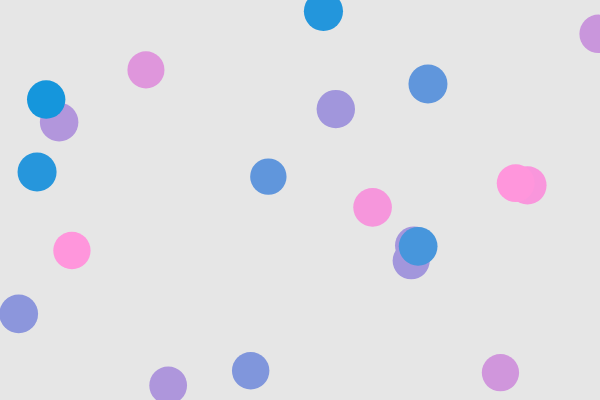
Frame 1 (no input)
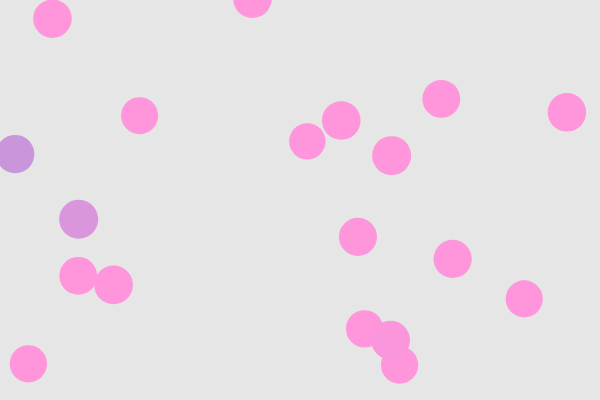
Frame 60 (no input)
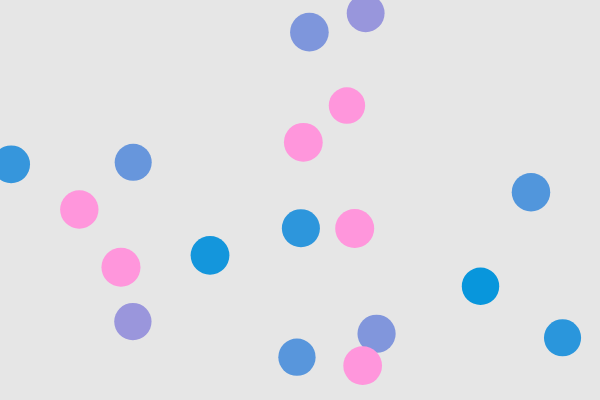
Frame 120 (the mouse pressed at the canvas centre since frame 60)

The p5.js sketch that drew these frames (run headless with seeded random() and noise() and a simulated clock; from frame 60 on, the mouse is pressed at the canvas centre):

// p5.js sketch
// ── sketch.js
// DM2008 — Activity 4b [Guided]
// Objects in Motion (50 min)
//
// You have a working Agent class to start with — your job is to bring it to life.
// Each agent moves, changes over time, and is drawn to the screen.
// Mouse click adds a new agent. C clears them all.
//
// Things to try:
// - Change the starting values (size, speed, color) to see what happens
// - Make agents bounce instead of wrap — what needs to change?
// - Add a second method to your class beyond update() and show()
//
// Stretch: give each agent a lifespan — shrink or fade it over time, then remove it.
// Hint: a backward loop lets you safely splice items while iterating.

let agents = [];
const NUM_START = 20;

function setup() {
  createCanvas(600, 400);
  noStroke();

  for (let i = 0; i < NUM_START; i++) {
    let x = random(width);
    let y = random(height);
    let sz = random(36, 40);
    let speedX = random(-2, 2);
    let speedY = random(-2, 2);
    agents.push(new Agent(x, y, sz, speedX, speedY));
  }
}

function draw() {
  background(230);

  for (let i = 0; i < agents.length; i++) {
    agents[i].update();
    agents[i].show();
  }
}

function mousePressed() {
  let sz = random(16, 40);
  let speedX = random(-2, 2);
  let speedY = random(-2, 2);
  agents.push(new Agent(mouseX, mouseY, sz, speedX, speedY));
}

function keyPressed() {
  // Replacing the array with an empty one effectively clears all agents
  if (key == "C" || key == "c") {
    agents = [];
  }
}

class Agent {
  constructor(x, y, sz, speedX, speedY) {
    this.x = x;
    this.y = y;
    this.sz = sz;
    this.dx = speedX;
    this.dy = speedY;
    this.col = random(255); // a color value that will change over time
    // What else might your agent need to know about itself?
  }

  update() {
    // Position changes by speed each frame — can you see why?
    this.x += this.dx;
    this.y += this.dy;

    // This is a property changing over time — try changing size or speed instead
    this.col = (this.col + 20) % 500;

    // This wraps agents around the edges — could you make them bounce instead?
    if (this.x > width) {
      this.dx *= -1;
    }
    if (this.x < 0) {
      this.dx *= -1;
    }
    if (this.y > height) {
      this.dy *= -1;
    }
    if (this.y < 0) {
      this.dy = -1;
    }
  }

  show() {
    // this.col drives the color shift — how could you use your other properties here?
    fill(this.col, 150, 220);
    ellipse(this.x, this.y, this.sz);
  }
 shrink(){


   
 }
}
